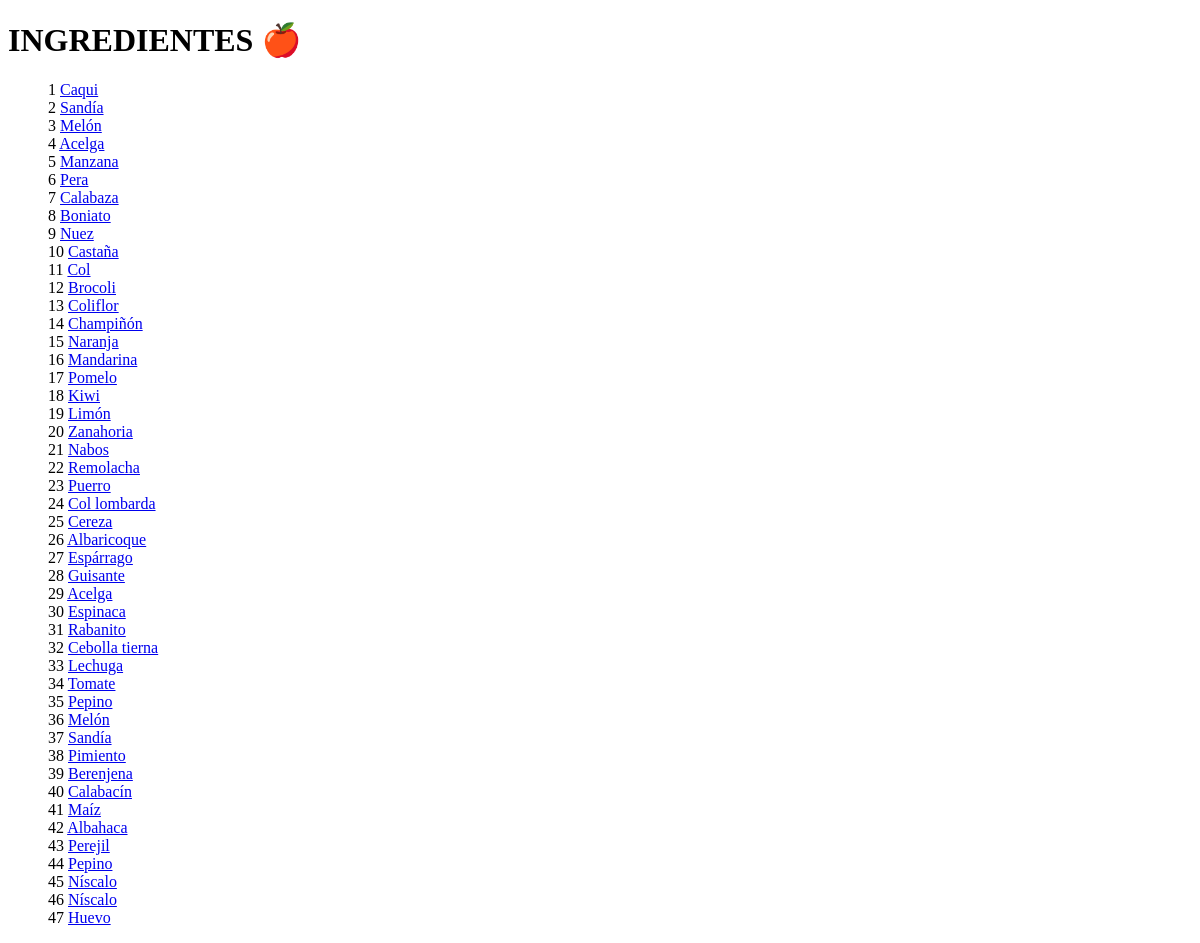
The page /webcook/ingredientes on the database as committed earlier.
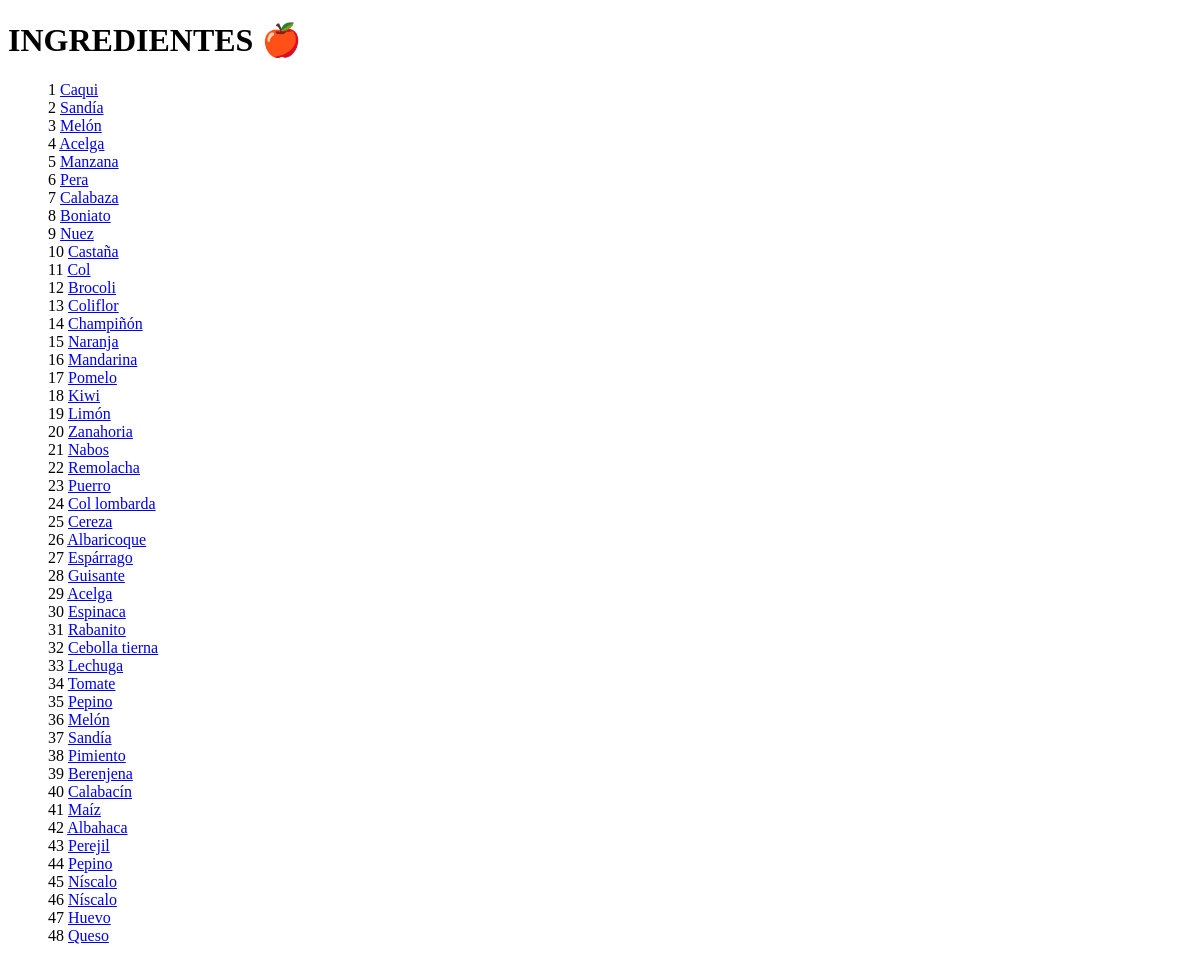
The same page on the database as committed later.
### ingredientes/models.py (models this page shows, shortened)
class Ingredientes(models.Model):
    NomIng = models.CharField(max_length=40)
    TempId_fk = models.ForeignKey(Temporadas, on_delete=models.CASCADE)

### webcook/views.py (the view)
# urls.py: path('ingredientes', IngredientesView.as_view(), name='ingredientes'),
class IngredientesView(generic.ListView):
    template_name = "webcook/ingredientes.html"
    context_object_name = "lista_ingredientes"
    def get_queryset(self):
        return Ingredientes.objects.all()

### webcook/templates/webcook/ingredientes.html (shortened to what this page needs)
<!DOCTYPE html>
<html lang="en-US">
    <head>
    </head>
    <body>
        <h1>INGREDIENTES 	&#127822;</h1>
        {% if lista_ingredientes %}
        <ul>
            {% for ingrediente in lista_ingredientes %}
                {{ forloop.counter }}
                    <a href="{% url 'webcook:ingredientedetalle' ingrediente.id %}">{{ ingrediente.NomIng}}</a>
                    <br>
            {% endfor %}
        </ul>
        {% else %}
            <p>No hay ingredientes definidas.</p>
        {% endif %}
    </body>
</html>

Rows that differ between the two databases and show on the page:
added Ingredientes: NomIng "Queso"
